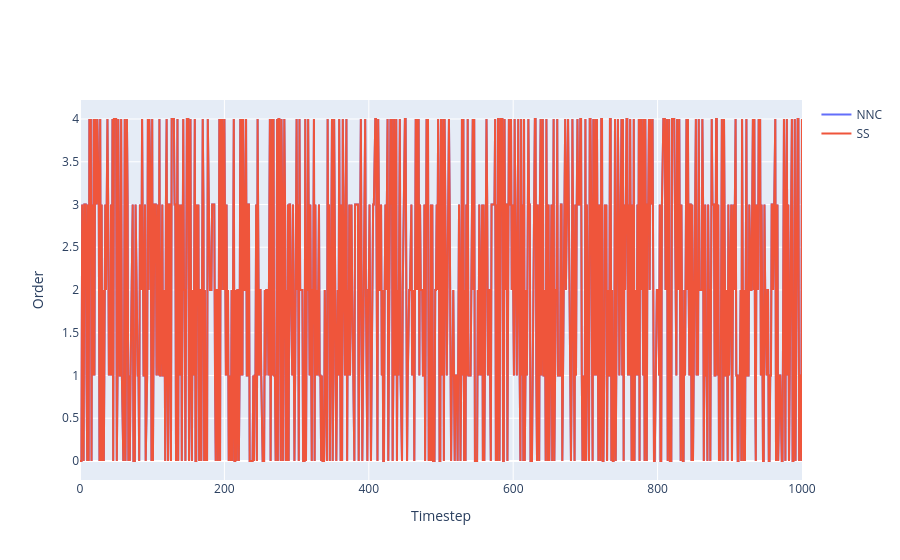

Here is the notebook cell this chart was saved with:
### Code cell
a = go.Scatter(y=[x.item() for x in nn_q], name='NNC')
b = go.Scatter(y=ss_q, name='SS')
fig = go.Figure([a,b])
fig.layout.xaxis.title = 'Timestep'
fig.layout.yaxis.title = 'Order'
fig

### Figure 1 — Plotly figure (JSON) as saved in the notebook; plotly's stock layout.template omitted (floating-point values rounded to 4 significant figures; data arrays with more than 128 entries replaced by an {"elided": "..."} marker saying what was removed)
{"data": [{"name": "NNC", "type": "scatter", "y": {"elided": "1001 int values"}}, {"name": "SS", "type": "scatter", "y": {"elided": "1001 int values"}}], "layout": {"xaxis": {"title": {"text": "Timestep"}}, "yaxis": {"title": {"text": "Order"}}}}
